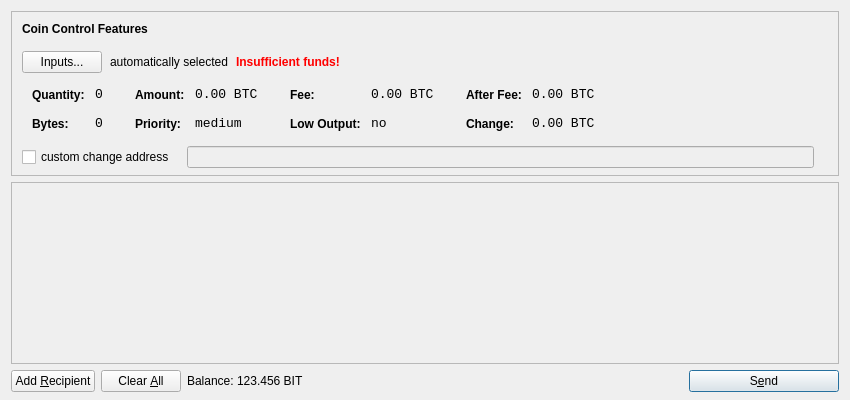
<?xml version="1.0" encoding="UTF-8"?>
<ui version="4.0">
 <class>SendCoinsDialog</class>
 <widget class="QDialog" name="SendCoinsDialog">
  <property name="geometry">
   <rect>
    <x>0</x>
    <y>0</y>
    <width>850</width>
    <height>400</height>
   </rect>
  </property>
  <property name="windowTitle">
   <string>Send Coins</string>
  </property>
  <layout class="QVBoxLayout" name="verticalLayout" stretch="0,1,0">
   <property name="bottomMargin">
    <number>8</number>
   </property>
   <item>
    <widget class="QFrame" name="frameCoinControl">
     <property name="sizePolicy">
      <sizepolicy hsizetype="Expanding" vsizetype="Expanding">
       <horstretch>0</horstretch>
       <verstretch>0</verstretch>
      </sizepolicy>
     </property>
     <property name="maximumSize">
      <size>
       <width>16777215</width>
       <height>16777215</height>
      </size>
     </property>
     <property name="frameShape">
      <enum>QFrame::StyledPanel</enum>
     </property>
     <property name="frameShadow">
      <enum>QFrame::Sunken</enum>
     </property>
     <layout class="QVBoxLayout" name="verticalLayoutCoinControl2">
      <property name="spacing">
       <number>-1</number>
      </property>
      <property name="leftMargin">
       <number>0</number>
      </property>
      <property name="topMargin">
       <number>0</number>
      </property>
      <property name="rightMargin">
       <number>0</number>
      </property>
      <property name="bottomMargin">
       <number>6</number>
      </property>
      <item>
       <layout class="QVBoxLayout" name="verticalLayoutCoinControl" stretch="0,0,0,0,1">
        <property name="spacing">
         <number>0</number>
        </property>
        <property name="leftMargin">
         <number>10</number>
        </property>
        <property name="topMargin">
         <number>10</number>
        </property>
        <item>
         <layout class="QHBoxLayout" name="horizontalLayoutCoinControl1">
          <property name="bottomMargin">
           <number>15</number>
          </property>
          <item>
           <widget class="QLabel" name="labelCoinControlFeatures">
            <property name="sizePolicy">
             <sizepolicy hsizetype="Preferred" vsizetype="Maximum">
              <horstretch>0</horstretch>
              <verstretch>0</verstretch>
             </sizepolicy>
            </property>
            <property name="font">
             <font>
              <weight>75</weight>
              <bold>true</bold>
             </font>
            </property>
            <property name="styleSheet">
             <string notr="true">font-weight:bold;</string>
            </property>
            <property name="text">
             <string>Coin Control Features</string>
            </property>
           </widget>
          </item>
         </layout>
        </item>
        <item>
         <layout class="QHBoxLayout" name="horizontalLayoutCoinControl2" stretch="0,0,0,0">
          <property name="spacing">
           <number>8</number>
          </property>
          <property name="bottomMargin">
           <number>10</number>
          </property>
          <item>
           <widget class="QPushButton" name="pushButtonCoinControl">
            <property name="styleSheet">
             <string notr="true"/>
            </property>
            <property name="text">
             <string>Inputs...</string>
            </property>
           </widget>
          </item>
          <item>
           <widget class="QLabel" name="labelCoinControlAutomaticallySelected">
            <property name="text">
             <string>automatically selected</string>
            </property>
            <property name="margin">
             <number>5</number>
            </property>
           </widget>
          </item>
          <item>
           <widget class="QLabel" name="labelCoinControlInsuffFunds">
            <property name="font">
             <font>
              <weight>75</weight>
              <bold>true</bold>
             </font>
            </property>
            <property name="styleSheet">
             <string notr="true">color:red;font-weight:bold;</string>
            </property>
            <property name="text">
             <string>Insufficient funds!</string>
            </property>
            <property name="margin">
             <number>5</number>
            </property>
           </widget>
          </item>
          <item>
           <spacer name="horizontalSpacerCoinControl">
            <property name="orientation">
             <enum>Qt::Horizontal</enum>
            </property>
            <property name="sizeHint" stdset="0">
             <size>
              <width>40</width>
              <height>1</height>
             </size>
            </property>
           </spacer>
          </item>
         </layout>
        </item>
        <item>
         <widget class="QWidget" name="widgetCoinControl" native="true">
          <property name="sizePolicy">
           <sizepolicy hsizetype="Preferred" vsizetype="Preferred">
            <horstretch>0</horstretch>
            <verstretch>0</verstretch>
           </sizepolicy>
          </property>
          <property name="minimumSize">
           <size>
            <width>0</width>
            <height>0</height>
           </size>
          </property>
          <property name="styleSheet">
           <string notr="true"/>
          </property>
          <layout class="QHBoxLayout" name="horizontalLayoutCoinControl5">
           <property name="margin">
            <number>0</number>
           </property>
           <item>
            <layout class="QHBoxLayout" name="horizontalLayoutCoinControl3" stretch="0,0,0,1">
             <property name="spacing">
              <number>20</number>
             </property>
             <property name="topMargin">
              <number>0</number>
             </property>
             <property name="bottomMargin">
              <number>10</number>
             </property>
             <item>
              <layout class="QFormLayout" name="formLayoutCoinControl1">
               <property name="horizontalSpacing">
                <number>10</number>
               </property>
               <property name="verticalSpacing">
                <number>14</number>
               </property>
               <property name="leftMargin">
                <number>10</number>
               </property>
               <property name="topMargin">
                <number>4</number>
               </property>
               <property name="rightMargin">
                <number>6</number>
               </property>
               <item row="0" column="0">
                <widget class="QLabel" name="labelCoinControlQuantityText">
                 <property name="styleSheet">
                  <string notr="true">font-weight:bold;</string>
                 </property>
                 <property name="text">
                  <string>Quantity:</string>
                 </property>
                 <property name="margin">
                  <number>0</number>
                 </property>
                </widget>
               </item>
               <item row="0" column="1">
                <widget class="QLabel" name="labelCoinControlQuantity">
                 <property name="font">
                  <font>
                   <family>Monospace</family>
                   <pointsize>10</pointsize>
                  </font>
                 </property>
                 <property name="cursor">
                  <cursorShape>IBeamCursor</cursorShape>
                 </property>
                 <property name="contextMenuPolicy">
                  <enum>Qt::ActionsContextMenu</enum>
                 </property>
                 <property name="text">
                  <string notr="true">0</string>
                 </property>
                 <property name="margin">
                  <number>0</number>
                 </property>
                 <property name="textInteractionFlags">
                  <set>Qt::LinksAccessibleByMouse|Qt::TextSelectableByKeyboard|Qt::TextSelectableByMouse</set>
                 </property>
                </widget>
               </item>
               <item row="1" column="0">
                <widget class="QLabel" name="labelCoinControlBytesText">
                 <property name="styleSheet">
                  <string notr="true">font-weight:bold;</string>
                 </property>
                 <property name="text">
                  <string>Bytes:</string>
                 </property>
                </widget>
               </item>
               <item row="1" column="1">
                <widget class="QLabel" name="labelCoinControlBytes">
                 <property name="font">
                  <font>
                   <family>Monospace</family>
                   <pointsize>10</pointsize>
                  </font>
                 </property>
                 <property name="cursor">
                  <cursorShape>IBeamCursor</cursorShape>
                 </property>
                 <property name="contextMenuPolicy">
                  <enum>Qt::ActionsContextMenu</enum>
                 </property>
                 <property name="text">
                  <string notr="true">0</string>
                 </property>
                 <property name="textInteractionFlags">
                  <set>Qt::LinksAccessibleByMouse|Qt::TextSelectableByKeyboard|Qt::TextSelectableByMouse</set>
                 </property>
                </widget>
               </item>
              </layout>
             </item>
             <item>
              <layout class="QFormLayout" name="formLayoutCoinControl2">
               <property name="horizontalSpacing">
                <number>10</number>
               </property>
               <property name="verticalSpacing">
                <number>14</number>
               </property>
               <property name="leftMargin">
                <number>6</number>
               </property>
               <property name="topMargin">
                <number>4</number>
               </property>
               <property name="rightMargin">
                <number>6</number>
               </property>
               <item row="0" column="0">
                <widget class="QLabel" name="labelCoinControlAmountText">
                 <property name="styleSheet">
                  <string notr="true">font-weight:bold;</string>
                 </property>
                 <property name="text">
                  <string>Amount:</string>
                 </property>
                 <property name="margin">
                  <number>0</number>
                 </property>
                </widget>
               </item>
               <item row="0" column="1">
                <widget class="QLabel" name="labelCoinControlAmount">
                 <property name="font">
                  <font>
                   <family>Monospace</family>
                   <pointsize>10</pointsize>
                  </font>
                 </property>
                 <property name="cursor">
                  <cursorShape>IBeamCursor</cursorShape>
                 </property>
                 <property name="contextMenuPolicy">
                  <enum>Qt::ActionsContextMenu</enum>
                 </property>
                 <property name="text">
                  <string notr="true">0.00 BTC</string>
                 </property>
                 <property name="textInteractionFlags">
                  <set>Qt::LinksAccessibleByMouse|Qt::TextSelectableByKeyboard|Qt::TextSelectableByMouse</set>
                 </property>
                </widget>
               </item>
               <item row="1" column="0">
                <widget class="QLabel" name="labelCoinControlPriorityText">
                 <property name="styleSheet">
                  <string notr="true">font-weight:bold;</string>
                 </property>
                 <property name="text">
                  <string>Priority:</string>
                 </property>
                </widget>
               </item>
               <item row="1" column="1">
                <widget class="QLabel" name="labelCoinControlPriority">
                 <property name="font">
                  <font>
                   <family>Monospace</family>
                   <pointsize>10</pointsize>
                  </font>
                 </property>
                 <property name="cursor">
                  <cursorShape>IBeamCursor</cursorShape>
                 </property>
                 <property name="contextMenuPolicy">
                  <enum>Qt::ActionsContextMenu</enum>
                 </property>
                 <property name="text">
                  <string>medium</string>
                 </property>
                 <property name="textInteractionFlags">
                  <set>Qt::LinksAccessibleByMouse|Qt::TextSelectableByKeyboard|Qt::TextSelectableByMouse</set>
                 </property>
                </widget>
               </item>
              </layout>
             </item>
             <item>
              <layout class="QFormLayout" name="formLayoutCoinControl3">
               <property name="horizontalSpacing">
                <number>10</number>
               </property>
               <property name="verticalSpacing">
                <number>14</number>
               </property>
               <property name="leftMargin">
                <number>6</number>
               </property>
               <property name="topMargin">
                <number>4</number>
               </property>
               <property name="rightMargin">
                <number>6</number>
               </property>
               <item row="0" column="0">
                <widget class="QLabel" name="labelCoinControlFeeText">
                 <property name="styleSheet">
                  <string notr="true">font-weight:bold;</string>
                 </property>
                 <property name="text">
                  <string>Fee:</string>
                 </property>
                 <property name="margin">
                  <number>0</number>
                 </property>
                </widget>
               </item>
               <item row="0" column="1">
                <widget class="QLabel" name="labelCoinControlFee">
                 <property name="font">
                  <font>
                   <family>Monospace</family>
                   <pointsize>10</pointsize>
                  </font>
                 </property>
                 <property name="cursor">
                  <cursorShape>IBeamCursor</cursorShape>
                 </property>
                 <property name="contextMenuPolicy">
                  <enum>Qt::ActionsContextMenu</enum>
                 </property>
                 <property name="text">
                  <string notr="true">0.00 BTC</string>
                 </property>
                 <property name="textInteractionFlags">
                  <set>Qt::LinksAccessibleByMouse|Qt::TextSelectableByKeyboard|Qt::TextSelectableByMouse</set>
                 </property>
                </widget>
               </item>
               <item row="1" column="0">
                <widget class="QLabel" name="labelCoinControlLowOutputText">
                 <property name="styleSheet">
                  <string notr="true">font-weight:bold;</string>
                 </property>
                 <property name="text">
                  <string>Low Output:</string>
                 </property>
                </widget>
               </item>
               <item row="1" column="1">
                <widget class="QLabel" name="labelCoinControlLowOutput">
                 <property name="font">
                  <font>
                   <family>Monospace</family>
                   <pointsize>10</pointsize>
                  </font>
                 </property>
                 <property name="cursor">
                  <cursorShape>IBeamCursor</cursorShape>
                 </property>
                 <property name="contextMenuPolicy">
                  <enum>Qt::ActionsContextMenu</enum>
                 </property>
                 <property name="text">
                  <string>no</string>
                 </property>
                 <property name="textInteractionFlags">
                  <set>Qt::LinksAccessibleByMouse|Qt::TextSelectableByKeyboard|Qt::TextSelectableByMouse</set>
                 </property>
                </widget>
               </item>
              </layout>
             </item>
             <item>
              <layout class="QFormLayout" name="formLayoutCoinControl4">
               <property name="horizontalSpacing">
                <number>10</number>
               </property>
               <property name="verticalSpacing">
                <number>14</number>
               </property>
               <property name="leftMargin">
                <number>6</number>
               </property>
               <property name="topMargin">
                <number>4</number>
               </property>
               <property name="rightMargin">
                <number>6</number>
               </property>
               <item row="0" column="0">
                <widget class="QLabel" name="labelCoinControlAfterFeeText">
                 <property name="styleSheet">
                  <string notr="true">font-weight:bold;</string>
                 </property>
                 <property name="text">
                  <string>After Fee:</string>
                 </property>
                 <property name="margin">
                  <number>0</number>
                 </property>
                </widget>
               </item>
               <item row="0" column="1">
                <widget class="QLabel" name="labelCoinControlAfterFee">
                 <property name="font">
                  <font>
                   <family>Monospace</family>
                   <pointsize>10</pointsize>
                  </font>
                 </property>
                 <property name="cursor">
                  <cursorShape>IBeamCursor</cursorShape>
                 </property>
                 <property name="contextMenuPolicy">
                  <enum>Qt::ActionsContextMenu</enum>
                 </property>
                 <property name="text">
                  <string notr="true">0.00 BTC</string>
                 </property>
                 <property name="textInteractionFlags">
                  <set>Qt::LinksAccessibleByMouse|Qt::TextSelectableByKeyboard|Qt::TextSelectableByMouse</set>
                 </property>
                </widget>
               </item>
               <item row="1" column="0">
                <widget class="QLabel" name="labelCoinControlChangeText">
                 <property name="styleSheet">
                  <string notr="true">font-weight:bold;</string>
                 </property>
                 <property name="text">
                  <string>Change:</string>
                 </property>
                </widget>
               </item>
               <item row="1" column="1">
                <widget class="QLabel" name="labelCoinControlChange">
                 <property name="font">
                  <font>
                   <family>Monospace</family>
                   <pointsize>10</pointsize>
                  </font>
                 </property>
                 <property name="cursor">
                  <cursorShape>IBeamCursor</cursorShape>
                 </property>
                 <property name="contextMenuPolicy">
                  <enum>Qt::ActionsContextMenu</enum>
                 </property>
                 <property name="text">
                  <string notr="true">0.00 BTC</string>
                 </property>
                 <property name="textInteractionFlags">
                  <set>Qt::LinksAccessibleByMouse|Qt::TextSelectableByKeyboard|Qt::TextSelectableByMouse</set>
                 </property>
                </widget>
               </item>
              </layout>
             </item>
            </layout>
           </item>
          </layout>
         </widget>
        </item>
        <item>
         <layout class="QHBoxLayout" name="horizontalLayoutCoinControl4" stretch="0,0,0">
          <property name="spacing">
           <number>12</number>
          </property>
          <property name="sizeConstraint">
           <enum>QLayout::SetDefaultConstraint</enum>
          </property>
          <property name="topMargin">
           <number>5</number>
          </property>
          <property name="rightMargin">
           <number>5</number>
          </property>
          <item>
           <widget class="QCheckBox" name="checkBoxCoinControlChange">
            <property name="text">
             <string>custom change address</string>
            </property>
           </widget>
          </item>
          <item>
           <widget class="QLineEdit" name="lineEditCoinControlChange">
            <property name="enabled">
             <bool>false</bool>
            </property>
            <property name="sizePolicy">
             <sizepolicy hsizetype="Expanding" vsizetype="Fixed">
              <horstretch>0</horstretch>
              <verstretch>0</verstretch>
             </sizepolicy>
            </property>
           </widget>
          </item>
          <item>
           <widget class="QLabel" name="labelCoinControlChangeLabel">
            <property name="sizePolicy">
             <sizepolicy hsizetype="Preferred" vsizetype="Expanding">
              <horstretch>0</horstretch>
              <verstretch>0</verstretch>
             </sizepolicy>
            </property>
            <property name="minimumSize">
             <size>
              <width>0</width>
              <height>0</height>
             </size>
            </property>
            <property name="text">
             <string/>
            </property>
            <property name="margin">
             <number>3</number>
            </property>
           </widget>
          </item>
         </layout>
        </item>
        <item>
         <spacer name="verticalSpacerCoinControl">
          <property name="orientation">
           <enum>Qt::Vertical</enum>
          </property>
          <property name="sizeHint" stdset="0">
           <size>
            <width>800</width>
            <height>1</height>
           </size>
          </property>
         </spacer>
        </item>
       </layout>
      </item>
     </layout>
    </widget>
   </item>
   <item>
    <widget class="QScrollArea" name="scrollArea">
     <property name="widgetResizable">
      <bool>true</bool>
     </property>
     <widget class="QWidget" name="scrollAreaWidgetContents">
      <property name="geometry">
       <rect>
        <x>0</x>
        <y>0</y>
        <width>830</width>
        <height>165</height>
       </rect>
      </property>
      <layout class="QVBoxLayout" name="verticalLayout_2">
       <property name="margin">
        <number>0</number>
       </property>
       <item>
        <layout class="QVBoxLayout" name="entries">
         <property name="spacing">
          <number>6</number>
         </property>
        </layout>
       </item>
       <item>
        <spacer name="verticalSpacer">
         <property name="orientation">
          <enum>Qt::Vertical</enum>
         </property>
         <property name="sizeHint" stdset="0">
          <size>
           <width>20</width>
           <height>40</height>
          </size>
         </property>
        </spacer>
       </item>
      </layout>
     </widget>
    </widget>
   </item>
   <item>
    <layout class="QHBoxLayout" name="horizontalLayout">
     <item>
      <widget class="QPushButton" name="addButton">
       <property name="toolTip">
        <string>Send to multiple recipients at once</string>
       </property>
       <property name="text">
        <string>Add &amp;Recipient</string>
       </property>
       <property name="icon">
        <iconset resource="../bitcoin.qrc">
         <normaloff>:/icons/add</normaloff>:/icons/add</iconset>
       </property>
       <property name="autoDefault">
        <bool>false</bool>
       </property>
      </widget>
     </item>
     <item>
      <widget class="QPushButton" name="clearButton">
       <property name="sizePolicy">
        <sizepolicy hsizetype="Minimum" vsizetype="Fixed">
         <horstretch>0</horstretch>
         <verstretch>0</verstretch>
        </sizepolicy>
       </property>
       <property name="toolTip">
        <string>Remove all transaction fields</string>
       </property>
       <property name="text">
        <string>Clear &amp;All</string>
       </property>
       <property name="icon">
        <iconset resource="../bitcoin.qrc">
         <normaloff>:/icons/remove</normaloff>:/icons/remove</iconset>
       </property>
       <property name="autoRepeatDelay">
        <number>300</number>
       </property>
       <property name="autoDefault">
        <bool>false</bool>
       </property>
      </widget>
     </item>
     <item>
      <layout class="QHBoxLayout" name="horizontalLayout_2">
       <property name="spacing">
        <number>3</number>
       </property>
       <item>
        <widget class="QLabel" name="label">
         <property name="text">
          <string>Balance:</string>
         </property>
        </widget>
       </item>
       <item>
        <widget class="QLabel" name="labelBalance">
         <property name="cursor">
          <cursorShape>IBeamCursor</cursorShape>
         </property>
         <property name="text">
          <string>123.456 BIT</string>
         </property>
         <property name="textInteractionFlags">
          <set>Qt::LinksAccessibleByMouse|Qt::TextSelectableByKeyboard|Qt::TextSelectableByMouse</set>
         </property>
        </widget>
       </item>
      </layout>
     </item>
     <item>
      <spacer name="horizontalSpacer">
       <property name="orientation">
        <enum>Qt::Horizontal</enum>
       </property>
       <property name="sizeHint" stdset="0">
        <size>
         <width>40</width>
         <height>20</height>
        </size>
       </property>
      </spacer>
     </item>
     <item>
      <widget class="QPushButton" name="sendButton">
       <property name="minimumSize">
        <size>
         <width>150</width>
         <height>0</height>
        </size>
       </property>
       <property name="toolTip">
        <string>Confirm the send action</string>
       </property>
       <property name="text">
        <string>S&amp;end</string>
       </property>
       <property name="icon">
        <iconset resource="../bitcoin.qrc">
         <normaloff>:/icons/send</normaloff>:/icons/send</iconset>
       </property>
       <property name="default">
        <bool>true</bool>
       </property>
      </widget>
     </item>
    </layout>
   </item>
  </layout>
 </widget>
 <resources>
  <include location="../bitcoin.qrc"/>
 </resources>
 <connections/>
</ui>
